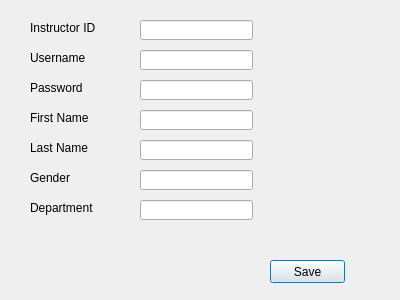
<?xml version="1.0" encoding="UTF-8"?>
<ui version="4.0">
 <class>AddFaculty</class>
 <widget class="QDialog" name="AddFaculty">
  <property name="geometry">
   <rect>
    <x>0</x>
    <y>0</y>
    <width>400</width>
    <height>300</height>
   </rect>
  </property>
  <property name="windowTitle">
   <string>Dialog</string>
  </property>
  <widget class="QLabel" name="label">
   <property name="geometry">
    <rect>
     <x>30</x>
     <y>20</y>
     <width>81</width>
     <height>16</height>
    </rect>
   </property>
   <property name="text">
    <string>Instructor ID</string>
   </property>
  </widget>
  <widget class="QLabel" name="label_2">
   <property name="geometry">
    <rect>
     <x>30</x>
     <y>50</y>
     <width>81</width>
     <height>16</height>
    </rect>
   </property>
   <property name="text">
    <string>Username</string>
   </property>
  </widget>
  <widget class="QLabel" name="label_3">
   <property name="geometry">
    <rect>
     <x>30</x>
     <y>80</y>
     <width>81</width>
     <height>16</height>
    </rect>
   </property>
   <property name="text">
    <string>Password</string>
   </property>
  </widget>
  <widget class="QLabel" name="label_4">
   <property name="geometry">
    <rect>
     <x>30</x>
     <y>110</y>
     <width>81</width>
     <height>16</height>
    </rect>
   </property>
   <property name="text">
    <string>First Name</string>
   </property>
  </widget>
  <widget class="QLabel" name="label_5">
   <property name="geometry">
    <rect>
     <x>30</x>
     <y>140</y>
     <width>81</width>
     <height>16</height>
    </rect>
   </property>
   <property name="text">
    <string>Last Name</string>
   </property>
  </widget>
  <widget class="QLabel" name="label_6">
   <property name="geometry">
    <rect>
     <x>30</x>
     <y>170</y>
     <width>81</width>
     <height>16</height>
    </rect>
   </property>
   <property name="text">
    <string>Gender</string>
   </property>
  </widget>
  <widget class="QLabel" name="label_7">
   <property name="geometry">
    <rect>
     <x>30</x>
     <y>200</y>
     <width>81</width>
     <height>16</height>
    </rect>
   </property>
   <property name="text">
    <string>Department</string>
   </property>
  </widget>
  <widget class="QPushButton" name="pushButton">
   <property name="geometry">
    <rect>
     <x>270</x>
     <y>260</y>
     <width>75</width>
     <height>23</height>
    </rect>
   </property>
   <property name="text">
    <string>Save</string>
   </property>
  </widget>
  <widget class="QLineEdit" name="lineEdit_InstructorID">
   <property name="geometry">
    <rect>
     <x>140</x>
     <y>20</y>
     <width>113</width>
     <height>20</height>
    </rect>
   </property>
  </widget>
  <widget class="QLineEdit" name="lineEdit_Username">
   <property name="geometry">
    <rect>
     <x>140</x>
     <y>50</y>
     <width>113</width>
     <height>20</height>
    </rect>
   </property>
  </widget>
  <widget class="QLineEdit" name="lineEdit_Password">
   <property name="geometry">
    <rect>
     <x>140</x>
     <y>80</y>
     <width>113</width>
     <height>20</height>
    </rect>
   </property>
  </widget>
  <widget class="QLineEdit" name="lineEdit_FirstName">
   <property name="geometry">
    <rect>
     <x>140</x>
     <y>110</y>
     <width>113</width>
     <height>20</height>
    </rect>
   </property>
  </widget>
  <widget class="QLineEdit" name="lineEdit_LastName">
   <property name="geometry">
    <rect>
     <x>140</x>
     <y>140</y>
     <width>113</width>
     <height>20</height>
    </rect>
   </property>
  </widget>
  <widget class="QLineEdit" name="lineEdit_Gender">
   <property name="geometry">
    <rect>
     <x>140</x>
     <y>170</y>
     <width>113</width>
     <height>20</height>
    </rect>
   </property>
  </widget>
  <widget class="QLineEdit" name="lineEdit_Department">
   <property name="geometry">
    <rect>
     <x>140</x>
     <y>200</y>
     <width>113</width>
     <height>20</height>
    </rect>
   </property>
  </widget>
 </widget>
 <resources/>
 <connections/>
</ui>
